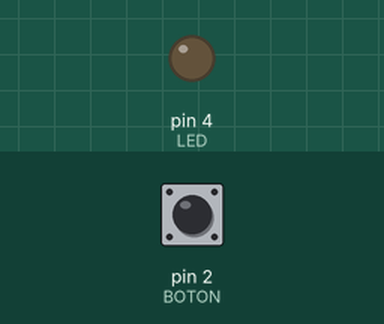
The sketch below on a simulated Arduino Uno, built with avr-gcc and run on an emulated ATmega328P. Shown: output pins drawn as LEDs (lit = HIGH). The inputs (shaded band) are chosen by the test bench; at power-on: pin 2 (BOTON) HIGH.

Above: at 1.2 s.
1.3 s: pin 2 (BOTON) pulled LOW for 0.15 s
At 1.37 s:
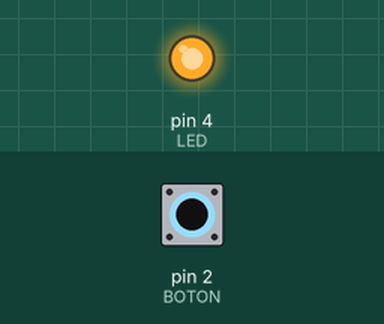
2.9 s: pin 2 (BOTON) pulled LOW for 3.2 s
At 6.9 s:
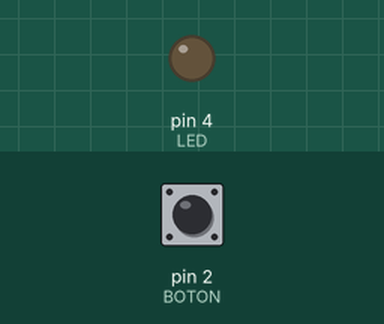
Timing chart, 0 to 8.4 s (numbered marks = the images above; inputs shaded):
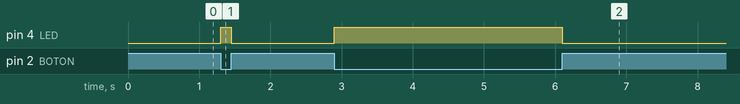

Measured:
- after the input at 1.3 s, pin 4 (LED): LOW → HIGH at once, → LOW 0.15 s later
- after the input at 2.9 s, pin 4 (LED): LOW → HIGH at once, → LOW 3.2 s later

The sketch:

boton-led.ino
```cpp
/*
 * Encender un led y leer un botón
 * Por: Alexander Arroyo
 * Fecha: 18 de abril de 2022 32 ºC
 *
 * Este programa prende un led cuando se presiona un botón *
 */

// Bibliotecas

// Constantes
const int BOTON = 2;
const int LED = 4;

// Variables
bool dato;

// Definición de objetos

// Condiciones iniciales - Se ejecuta sólo una vez al energizar
void setup() //Inicio de void setup ()
{
  // Aquí va tu código
  pinMode (BOTON, INPUT_PULLUP);  //Configura el pin del botón como entrada
  pinMode (LED, OUTPUT);          //Configura el pin del led como salida de voltaje
  digitalWrite (LED, LOW);        //Empieza con el led apagado (1, true, HIGH; 0, false, LOW)
  Serial.begin (115200);

}// Fin de void setup

//Cuerpo del programa - Se ejecuta constantemente
void loop() // Inicio de void loop
{
  dato = digitalRead (BOTON); //Leer el pin del botón
  digitalWrite(LED, !dato);   //Prender o apagar el led
//  if (dato)
//  {
//    Serial.println("Encendido");
//  }
//  else
//  {
//    Serial.println("Apagado");
//  }
//
//  delay(50);

}//Fin de void loop

// Funciones del usuario
```
